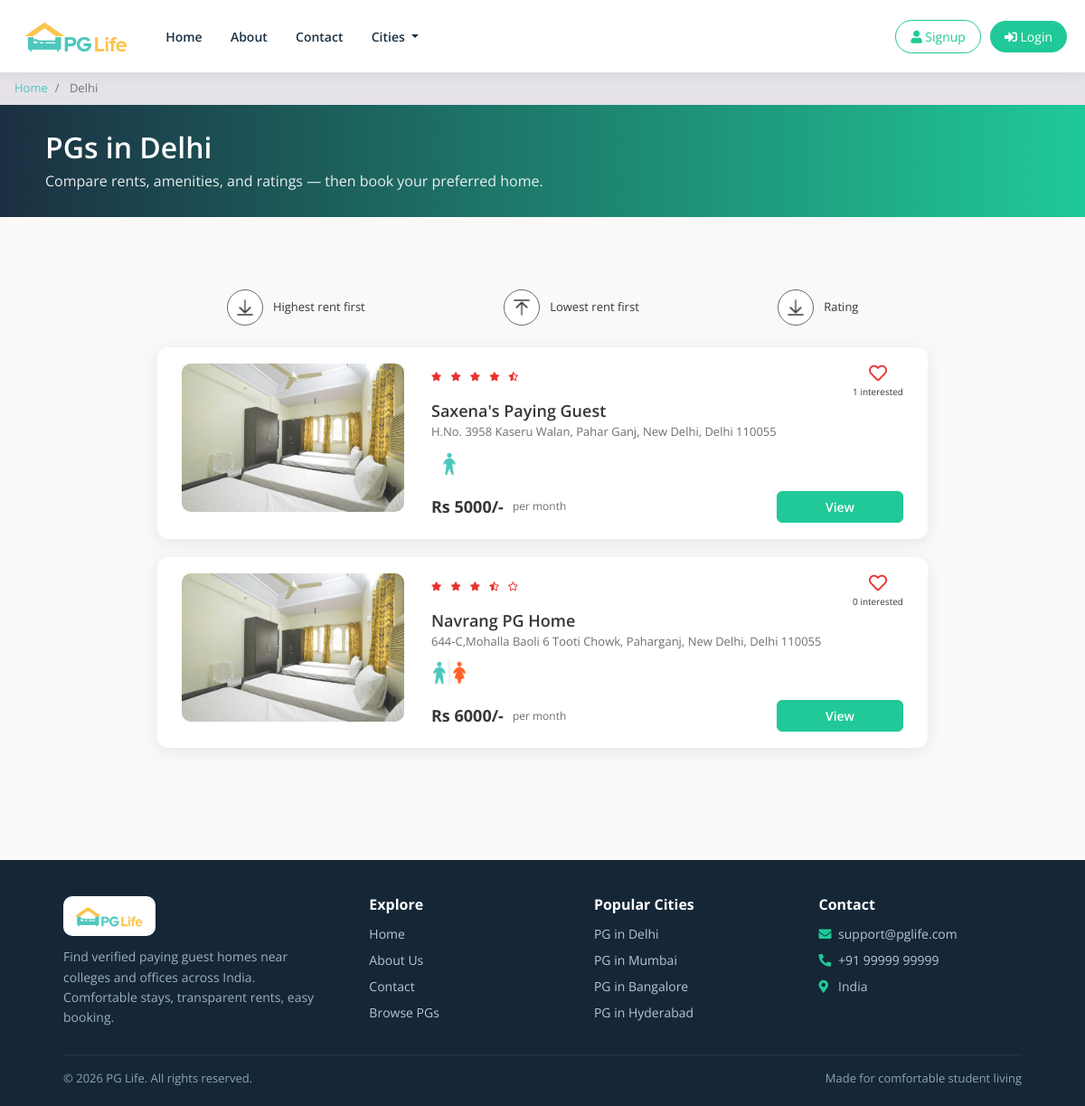
The app's page /property_list.php?city=Delhi with its own data.
### tables this page shows
CREATE TABLE `properties` (
  `id` int(11) NOT NULL AUTO_INCREMENT,
  `city_id` int(11) DEFAULT NULL,
  `name` varchar(200) NOT NULL,
  `address` varchar(1000) DEFAULT NULL,
  `description` varchar(10000) DEFAULT NULL,
  `gender` enum('male','female','other') NOT NULL,
  `rent` int(11) NOT NULL,
  `rating_clean` float(3,1) DEFAULT NULL,
  `rating_food` float(3,1) DEFAULT NULL,
  `rating_safety` float(3,1) DEFAULT NULL,
  `image_path` varchar(500) DEFAULT NULL,
  PRIMARY KEY (`id`),
  KEY `city_id` (`city_id`),
  CONSTRAINT `properties_ibfk_1` FOREIGN KEY (`city_id`) REFERENCES `cities` (`id`)
);

### property_list.php (the view, shortened to what this page needs)
<?php
  require "includes/database_connect.php";
  if( $con )
  {
    $city = strtolower($_GET["city"]);
    $city = ucwords($city);
    $sql_query1 = "SELECT * FROM cities WHERE name='$city';";
    $city_result  = mysqli_query($con,$sql_query1);
    $properties_result = FALSE;
    if( $city_result && mysqli_num_rows($city_result)==1 )
    {
      $city_row = mysqli_fetch_assoc($city_result);
      $city_id = $city_row["id"];
      if( isset($_GET["filter"]) )
      {
        if( $_GET["filter"]=="rent_desc" )
        {
          $sql_query2 = "SELECT * FROM properties where city_id='$city_id' ORDER BY rent DESC;";
        }
        elseif( $_GET["filter"]=="rent_asc" )
        {
          $sql_query2 = "SELECT * FROM properties where city_id='$city_id' ORDER BY rent ASC;";
        }
        elseif( $_GET["filter"]=="rating_desc" )
        {
          $sql_query2 = "SELECT * FROM properties where city_id='$city_id' ORDER BY rating_food+rating_clean+rating_safety DESC;";
        }
      }
      else
      {
        $sql_query2 = "SELECT * FROM properties where city_id='$city_id';";
      }
      $properties_result = mysqli_query($con,$sql_query2);
    }
    elseif( mysqli_num_rows($city_result)==0 )
    {
    }
    elseif( !$city_result )
    {
      echo mysqli_error($con);
    }
  }
  else{
    echo "Database Connectivity Error!";
    echo mysqli_connect_error();
    exit();
  }
?>
<!DOCTYPE html>
<html lang="en">
<head>
    <link href="css/bootstrap.min.css" rel="stylesheet" />
    <link href="https://use.fontawesome.com/releases/v5.11.2/css/all.css" rel="stylesheet" />
    <link href="css/common.css" rel="stylesheet" />
    <link href="css/property_list.css" rel="stylesheet" />
    <link href="css/pages.css" rel="stylesheet" />
</head>
<body>
  <?php require "./includes/header.php"; ?>
    <nav aria-label="breadcrumb">
        <ol class="breadcrumb py-2">
            <li class="breadcrumb-item">
                <a href="index.php">Home</a>
            </li>
            <li class="breadcrumb-item active" aria-current="page">
                <?php echo $city; ?>
            </li>
        </ol>
    </nav>
    <section class="list-page-banner">
      <div class="banner-inner">
        <h1>PGs in <?php echo htmlspecialchars($city); ?></h1>
        <p>Compare rents, amenities, and ratings — then book your preferred home.</p>
      </div>
    </section>
    <div class="page-container">
        <?php
          if( $properties_result && mysqli_num_rows($properties_result)>0 )
          {
            ?>
              <div class="filter-bar row justify-content-around">
                  <div class="col-auto">
                      <a class="filter-link" href="property_list.php?city=<?php echo $city;?>&filter=rent_desc">
                        <img src="img/desc.png" alt="sort-rent-desc" />
                        <span>Highest rent first</span>
                      </a>
                  </div>
                  <div class="col-auto">
                      <a class="filter-link" href="property_list.php?city=<?php echo $city;?>&filter=rent_asc">
                        <img src="img/asc.png" alt="sort-rent-asc" />
                        <span>Lowest rent first</span>
                      </a>
                  </div>
                  <div class="col-auto">
                      <a class="filter-link" href="property_list.php?city=<?php echo $city;?>&filter=rating_desc">
                        <img src="img/desc.png" alt="sort-rating-desc" />
                        <span>Rating</span>
                      </a>
                  </div>
              </div>
            <?php
            while( $property_row = mysqli_fetch_assoc($properties_result) )
            {
              $pg_id = $property_row["id"];
              $pg_name = $property_row["name"];
              $pg_address = $property_row["address"];
              $gender_allowed = $property_row["gender"];
              $pg_rent = $property_row["rent"];
              $pg_rating_overall = round(( $property_row["rating_clean"] + $property_row["rating_food"] + $property_row["rating_safety"] )/3 , 1 );
              $sql_interest = "SELECT * FROM interested_users_properties WHERE property_id = $pg_id; ";
              $interest_result = mysqli_query($con,$sql_interest);
              if( $interest_result ){
                $num_interested = mysqli_num_rows($interest_result);
              }
        ?>
              <div class="property-card row">
                  <div class="image-container col-md-4">
                      <img src="img/properties/1/1d4f0757fdb86d5f.jpg" />
                  </div>
                  <div class="content-container col-md-8">
                      <div class="row no-gutters justify-content-between">
                          <div class="star-container" title="<?php echo $pg_rating_overall; ?>">
                            <?php
                              $star_full = floor($pg_rating_overall);
                              $star_empty = 5-1-$star_full;
                              for( $i=1 ; $i<=$star_full ; $i++ ){
                                ?> <i class="fas fa-star"></i> <?php
                              }
                              if( ($pg_rating_overall - $star_full)>0.2 && ($pg_rating_overall - $star_full)<0.8 ){
                                ?> <i class="fas fa-star-half-alt"></i> <?php
                              }
                              elseif( ($pg_rating_overall - $star_full)>=0.8 ){
                                ?> <i class="fas fa-star"></i> <?php
                              }
                              elseif( ($pg_rating_overall - $star_full)<=0.2 ){
                                ?> <i class="far fa-star"></i> <?php
                              }
                              for( $i=1 ; $i<=$star_empty ; $i++ ){
                                ?> <i class="far fa-star"></i> <?php
                              }
                            ?>
                          </div>
                          <div class="interested-container <?php echo "property-id-" . $pg_id; ?>">
                            <?php
                              if( isset($_SESSION["user_id"]) && mysqli_num_rows($isLiked_result)==1 ){
                            ?>
                                <i class="is-interested-image fas fa-heart" property_id=<?php echo $pg_id; ?> ></i>
                            <?php
                              }
                              else{
                            ?>
                                <i class="is-interested-image far fa-heart" property_id=<?php echo $pg_id; ?> ></i>
                            <?php
                              } ?>
                              <div class="interested-text">
                                <?php if( $interest_result ){ ?>
                                  <span class="interested-user-count"><?php echo $num_interested; ?></span> interested
                                <?php } ?>
                              </div>
                          </div>
                      </div>
                      <div class="detail-container">
                          <div class="property-name"><?php echo $pg_name; ?></div>
                          <div class="property-address"><?php echo $pg_address; ?></div>
                          <div class="property-gender">
                              <?php
                                if( $gender_allowed=='male' ){
                                  ?> <img src="img/male.png" /> <?php
                                }
                                elseif( $gender_allowed=='female' ){
                                  ?> <img src="img/female.png" /> <?php
                                }
                                else{
                                  ?> <img src="img/unisex.png" /> <?php
                                }
                              ?>
                          </div>
                      </div>
                      <div class="row no-gutters">
                          <div class="rent-container col-6">
                              <div class="rent">Rs <?php echo $pg_rent; ?>/-</div>
                              <div class="rent-unit">per month</div>
                          </div>
                          <div class="button-container col-6">
                              <a href="property_detail.php?property_id=<?php echo $pg_id ;?>" class="btn btn-primary">View</a>
                          </div>
                      </div>
                  </div>
              </div>
        <?php
            }
          }
          elseif( !$city_result )
          {
            echo mysqli_error($con);
          }
          elseif( !$properties_result )
          {
            echo mysqli_error($con);
          }
        ?>
    </div>
    <?php require "./includes/footer.php" ?>
</body>
</html>

### records on screen
properties: num_interested "1", name "Saxena's Paying Guest", address "H.No. 3958 Kaseru Walan, Pahar Ganj, New Delhi, Delhi 110055", rent "5000"
properties: num_interested "0", name "Navrang PG Home", address "644-C,Mohalla Baoli 6 Tooti Chowk, Paharganj, New Delhi, Delhi 110055", rent "6000"

### other values on screen
$city "Delhi"
